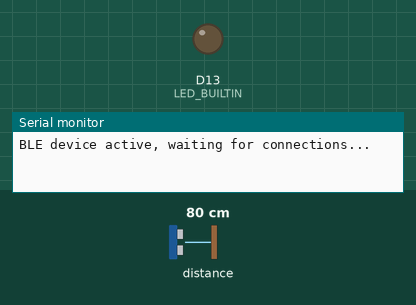
Recording of a sketch running on a simulated Arduino Nano 33 BLE. On the bench: output pins drawn as LEDs (lit = HIGH), the last lines printed to the serial monitor. Inputs (shaded band) come from the test bench; at power-on: distance to the obstacle 80 cm. Nothing arrives over Bluetooth unless stated; a phone connects over Bluetooth LE 3 s after start.

Above: at 0.1 s.
At 3.1 s:
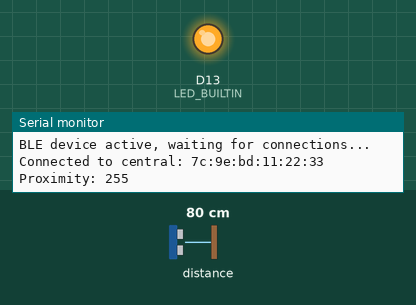
Timing chart, 0 to 4.6 s (numbered marks = the images above):
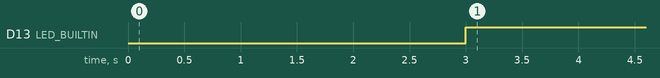

The sketch:

alarmSystem.ino
```cpp
#include <Arduino_APDS9960.h>
#include <ArduinoBLE.h>

#define VALUE_SIZE 20
BLEService proximityService = BLEService("00000000-5EC4-4083-81CD-A10B8D5CF6EC");
BLECharacteristic proximityCharacteristic = BLECharacteristic("00000001-5EC4-4083-81CD-A10B8D5CF6EC", BLERead | BLENotify, VALUE_SIZE);

int oldProxReading = 0;


long previousMillis = 0;

void setup() {
  Serial.begin(9600);
  while (!Serial);

  if (!APDS.begin()) {
    Serial.println("Error initializing APDS-9960 sensor.");
    while(1);
  }
  pinMode(LED_BUILTIN, OUTPUT);

  if (!BLE.begin()){
    Serial.println("Error initializing BLE!");
    while(1);
  }
  BLE.setLocalName("ProximitySensor");
  BLE.setDeviceName("ProximitySensor");
  proximityService.addCharacteristic(proximityCharacteristic);
  BLE.addService(proximityService);


  BLE.advertise();
  Serial.println("BLE device active, waiting for connections...");
}
void loop() {
  BLEDevice central = BLE.central();
  int proximity = 0;
  if (central) {
    Serial.print("Connected to central: ");
    Serial.println(central.address());

    digitalWrite(LED_BUILTIN, HIGH);

    while (central.connected()) {
      if (APDS.proximityAvailable()) {

        updateProximity();
      }
      delay(100);
    }
    digitalWrite(LED_BUILTIN, LOW);
    Serial.println("Disconnected from central.");
  }
}

void updateProximity(){
  int proximity = APDS.readProximity();

  if (proximity != oldProxReading){
    char buffer[VALUE_SIZE];
    int ret = snprintf(buffer, sizeof buffer, "%d", proximity);
    if(ret >= 0){
      proximityCharacteristic.writeValue(buffer);
      oldProxReading = proximity;
      //Testing Output
      Serial.print("Proximity: ");
      Serial.println(proximity);
    }
  }

      //proximityCharacteristic.writeValue((int8_t)proximity);
      //Serial.print("Proximity: ");
      //Serial.println(proximity);
  }
```

Measured:
- by itself, D13 (LED_BUILTIN): LOW → HIGH at 3.0 s
